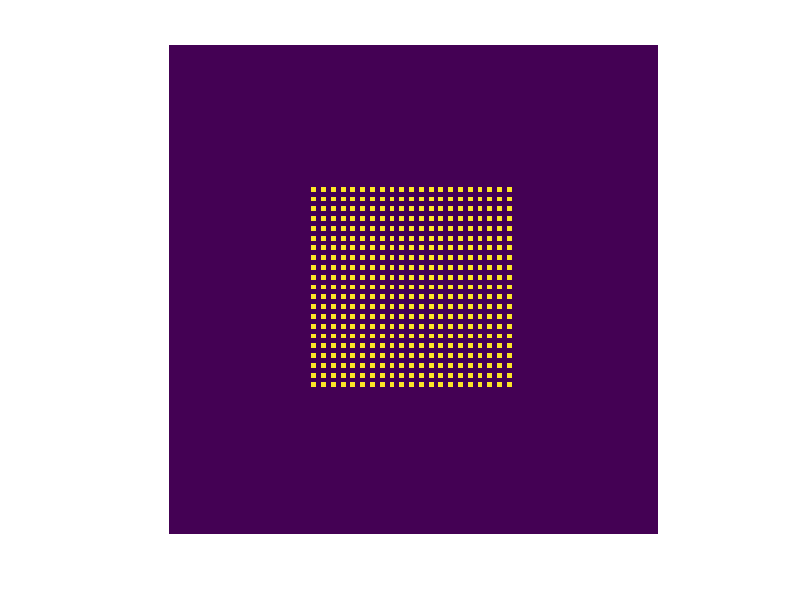

MATLAB code for this plot: (Note: this script raises an error after producing the figure.)
%% Generate new volume
clear all
close all
clc

volume = uint8(ones(100,100,100));
% [Y,X] = meshgrid(1:100,1:100);
% Z1 = ones(size(X),'uint8');
% Z1((X-40).^2+(Y-50).^2<25 | (X-60).^2+(Y-50).^2<25) = 2;

% N = 80;
% for i=1:N
%     volume(:,:,10+i) = Z1;
% end

for i=30:2:70
    for j=30:2:70
        volume(i,j,10:50) = 2;
    end
end
figure,imagesc(squeeze(volume(:,:,50))), axis equal, axis off

P = 1e7;
pho_cnt = [P, 10*P, 100*P];    % photon count shot from the bottom
for k=1:1
    
    clear cfg
    cfg.nphoton=pho_cnt(k);
    cfg.vol=uint8(volume);
    cfg.srcpos=[50 50 1];
    cfg.srcdir=[0 0 1];
    cfg.gpuid=1;
    % cfg.gpuid='11'; % use two GPUs together
    cfg.autopilot=1;
    cfg.unitinmm = 1;
%     cfg.isnormalized=0;

%     refractive: 0.02 10 0.9 2*1.37    volume(30:70,30:70,10:50) = 2;
%     blood (633nm): 0.21 77.3 0.994 1.37
    cfg.prop=[0 0 1 1; 0.02 10 0.9 1.37; 0.21 77.3 0.994 1.37];    % [mua,mus,g,n]
    cfg.tstart=0;
    cfg.tend=5e-8; % OSA: 5e-8
    cfg.tstep=5e-8;
    tic
    [flux,detpos]=mcxlab(cfg);
    t = toc
    data(:,:,:,k) = flux.data(:,:,:,1);
    figure,imagesc(squeeze(log10(data(:,:,30,k))),[-16 8]),colormap jet, axis equal
    axis tight
    axis off
    c = colorbar;
    c.FontSize = 20;
    c.Location='northoutside';
end
% save review_blood_data

%% Filter volume
clear
close all
% clc
load blood_data.mat

v                    =           3;     % search radius
f1                   =           1;     % 1st filtering patch radius
f2                   =           2;     % 2nd filtering patch radius (f2>f1)
rician               =           0;     % rician=0: no rician noise. rician=1: rician noise
gpuid                =           1;     % GPU id in your computer
blockwidth           =           8;     % the 3D block width in GPU

filter_data = zeros(100,100,100,3);
for k=1:1
    ima = single(squeeze(data(:,:,:,k)));

    tic;
    % The output has the same order of f1 and f2
    [imaS1,imaL1]=ganlm(ima,v,f1,f2,rician,gpuid,blockwidth);
    t = toc;
    
    % Sub-band mixing process
    tic
    image1=mixingsubband(imaS1,imaL1); % originally fimau1,fimao1
    t_mix=toc;
    
    figure,imagesc(squeeze(log10(image1(:,:,30,k))),[-16 8]),colormap jet, axis equal
    axis tight
    axis off
    c = colorbar;
    c.FontSize = 20;
    c.Location='northoutside';
end
% save review_filtered_blood_data filter_data

%% Filter brain
addpath(genpath('.'))
% close all
clear
clc

addpath(genpath('/drives/neza1/users/shijie/Projects/Iso2Mesh/brain2mesh'))
addpath('/drives/neza2/users/yaoshen/NEU/Research//Redbird/tensorlab/')
addpath(genpath('.'))

% Reading in data from c1-c5 SPM segmentations using a 4D array
for i = 1:5
    A = load_nii(sprintf('/drives/neza1/users/shijie/Projects/Iso2Mesh/brain2mesh/examples/SPM/c%iANTS19-5Years_head.nii.gz',i));
    dim = size(A.img);
    data(:,:,:,i) = A.img;
end

% Translate the probablity map to voxel domain
[vol]=brain2grid(data);

% vol1 = imgaussfilt3(vol);
% vol2 = imgaussfilt3(vol,1);
% vol_filtered=mixingsubband(vol1,vol2);

% Start filtering
load brain_1e8.mat

v                    =           3;     % search radius
f1                   =           1;     % 1st filtering patch radius
f2                   =           2;     % 2nd filtering patch radius (f2>f1)
rician               =           0;     % rician=0: no rician noise. rician=1: rician noise
gpuid                =           1;     % GPU id in your computer
blockwidth           =           8;     % the 3D block width in GPU

% Adding offset
fluence_brain(vol==0) = -1;

tic;
% The output has the same order of f1 and f2
[imaS1,imaL1]=ganlm(fluence_brain,v,f1,f2,rician,gpuid,blockwidth);
t = toc;

% Sub-band mixing process
tic
filtered_fluence_brain=mixingsubband(imaS1,imaL1); % originally fimau1,fimao1
t_mix=toc;


%% Plot brain
fluence_brain(fluence_brain==-1) = 0;
imaS1(imaS1==-1) = 0;
imaL1(imaL1==-1) = 0;

cut = 80;
figure,
subplot(221),imagesc(rot90(squeeze(log10((imaS1(:,cut,:))))),[-16 8]),colormap jet,axis equal
title(['Small ' num2str(cut)])
subplot(222),imagesc(rot90(squeeze(log10(abs(imaL1(:,cut,:))))),[-16 8]),colormap jet,axis equal
title('Large')

fluence_brain(fluence_brain==-1) = 0;
subplot(223),imagesc(rot90(squeeze(log10(fluence_brain(:,cut,:)))),[-16 8]),colormap jet,axis equal
title('Brain 1e8 photons')
subplot(224),imagesc(rot90(squeeze(log10(filtered_fluence_brain(:,cut,:)))),[-16 8]),colormap jet,axis equal
title('Filtered brain image')
% fprintf('Filter time=%fs mixing time=%fs  total time=%fs\n\n',t, t_mix, t+t_mix);

%%

% cut = 90;
binS = logical(imaS1);
binL = logical(imaL1);
binFluence = logical(fluence_brain);
binFiltered = logical(filtered_fluence_brain);

figure,
subplot(231),imagesc(rot90(squeeze((binFluence(:,cut,:))))),colormap jet
title('Original')
subplot(232),imagesc(rot90(squeeze((binS(:,cut,:))))),colormap jet
title(['Small ' num2str(cut)])
subplot(233),imagesc(rot90(squeeze((binL(:,cut,:))))),colormap jet
title('Large')

subplot(234),imagesc(rot90(squeeze((binS(:,cut,:)-binFluence(:,cut,:)))),[-1 1]),colormap jet
title('Small-raw')
subplot(235),imagesc(rot90(squeeze((binL(:,cut,:)-binFluence(:,cut,:)))),[-1 1]),colormap jet
title('Large-raw')
subplot(236),imagesc(rot90(squeeze((binL(:,cut,:)-binS(:,cut,:)))),[-1 1]),colormap jet
title('Large-Small')

% figure,slice3(log10(fluence_brain)),colormap jet
% figure,slice3(log10(filtered_fluence_brain)),colormap jet